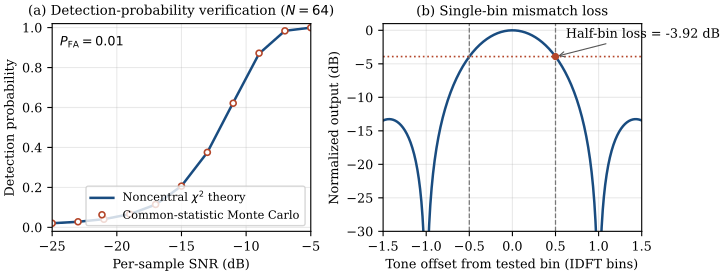

The script that saved this image:
"""
Generate the numerical verification results for the accompanying manuscript.

First verify the finite-record test-statistic identity. 
Next, we estimate the detection probability of the common statistic. 
Last, we evaluate the loss caused by evaluating an off-grid tone with a single IDFT bin.
"""

from pathlib import Path

import matplotlib.pyplot as plt
import numpy as np
from scipy.stats import ncx2


SEED = 20260902
N = 64
P_FA = 1e-2
TRIALS = 80_000


def main() -> None:
    rng = np.random.default_rng(SEED)
    alpha = 11 / N
    n = np.arange(N)
    # The conventional cyclic coefficient at cycle frequency alpha matches a
    # tone at frequency -alpha in the original record.
    s = np.exp(-1j * 2 * np.pi * alpha * n)
    sigma2 = 1.0
    threshold = -np.log(P_FA)

    # First, verify the finite-record identity using independent records.
    check_trials = 4_000
    a_check = 10 ** (-14 / 20)
    w = np.sqrt(sigma2 / 2) * (
        rng.standard_normal((check_trials, N))
        + 1j * rng.standard_normal((check_trials, N))
    )
    x = a_check * s[None, :] + w
    phase_correction = np.exp(-1j * 2 * np.pi * alpha * n)
    cyclic_mean = np.mean(
        np.conj(x) * phase_correction[None, :], axis=1
    )
    t_cyclic = N * np.abs(cyclic_mean) ** 2 / sigma2
    matched_output = x @ np.conj(s)
    t_matched = np.abs(matched_output) ** 2 / (
        sigma2 * np.vdot(s, s).real
    )
    max_identity_error = np.max(np.abs(t_cyclic - t_matched))
    if max_identity_error > 5e-12:
        raise RuntimeError(f"Identity check failed: {max_identity_error:g}")

    # Next, generate the Monte Carlo detection probabilities directly from the
    # normalized matched-filter output, which is a sufficient statistic.
    snr_db = np.arange(-25, -4, 2)
    snr = 10 ** (snr_db / 10)
    pd_mc = []
    for rho in snr:
        z = (
            rng.standard_normal(TRIALS) + 1j * rng.standard_normal(TRIALS)
        ) / np.sqrt(2)
        t = np.abs(np.sqrt(N * rho) + z) ** 2
        pd_mc.append(np.mean(t > threshold))
    pd_mc = np.asarray(pd_mc)
    pd_theory = ncx2.sf(2 * threshold, df=2, nc=2 * N * snr)

    # Lastly, evaluate the tested-bin response as the frequency offset changes.
    offset_bins = np.linspace(-1.5, 1.5, 1601)
    delta = offset_bins / N
    numerator = np.sin(np.pi * N * delta)
    denominator = N * np.sin(np.pi * delta)
    response = np.ones_like(delta)
    nonzero = np.abs(delta) > 1e-15
    response[nonzero] = np.abs(numerator[nonzero] / denominator[nonzero]) ** 2
    response_db = 10 * np.log10(np.maximum(response, 1e-6))
    half_bin_loss = 10 * np.log10(
        (np.sin(np.pi / 2) / (N * np.sin(np.pi / (2 * N)))) ** 2
    )

    plt.rcParams.update(
        {
            "font.family": "serif",
            "font.size": 9.2,
            "axes.labelsize": 9.2,
            "axes.titlesize": 9.6,
            "legend.fontsize": 8.2,
        }
    )
    fig, axes = plt.subplots(1, 2, figsize=(7.25, 2.75), constrained_layout=True)

    ax = axes[0]
    ax.plot(snr_db, pd_theory, color="#194c80", linewidth=1.8, label="Noncentral $\\chi^2$ theory")
    ax.plot(
        snr_db,
        pd_mc,
        linestyle="none",
        marker="o",
        markersize=4.3,
        markerfacecolor="white",
        markeredgewidth=1.2,
        color="#b4462a",
        label="Common-statistic Monte Carlo",
    )
    ax.set_xlabel("Per-sample SNR (dB)")
    ax.set_ylabel("Detection probability")
    ax.set_title(f"(a) Detection-probability verification ($N={N}$)")
    ax.set_ylim(-0.02, 1.02)
    ax.set_xlim(snr_db[0], snr_db[-1])
    ax.grid(True, alpha=0.28)
    ax.legend(loc="lower right", frameon=True)
    ax.text(
        0.03,
        0.94,
        rf"$P_{{\rm FA}}={P_FA:g}$",
        transform=ax.transAxes,
        ha="left",
        va="top",
    )

    ax = axes[1]
    ax.plot(offset_bins, response_db, color="#194c80", linewidth=1.8)
    ax.axvline(-0.5, color="#777777", linestyle="--", linewidth=0.9)
    ax.axvline(0.5, color="#777777", linestyle="--", linewidth=0.9)
    ax.axhline(half_bin_loss, color="#b4462a", linestyle=":", linewidth=1.2)
    ax.scatter([0.5], [half_bin_loss], color="#b4462a", s=18, zorder=3)
    ax.annotate(
        f"Half-bin loss = {half_bin_loss:.2f} dB",
        xy=(0.5, half_bin_loss),
        xytext=(0.62, -1.1),
        arrowprops={"arrowstyle": "->", "color": "#555555", "lw": 0.8},
    )
    ax.set_xlabel("Tone offset from tested bin (IDFT bins)")
    ax.set_ylabel("Normalized output (dB)")
    ax.set_title("(b) Single-bin mismatch loss")
    ax.set_ylim(-30, 1)
    ax.set_xlim(-1.5, 1.5)
    ax.grid(True, alpha=0.28)

    out_dir = Path(__file__).resolve().parent
    for suffix in ("pdf", "png"):
        fig.savefig(out_dir / f"equivalence_simulation.{suffix}", dpi=300)
    print(f"maximum direct identity error: {max_identity_error:.3e}")
    print(f"half-bin loss: {half_bin_loss:.3f} dB")


if __name__ == "__main__":
    main()
